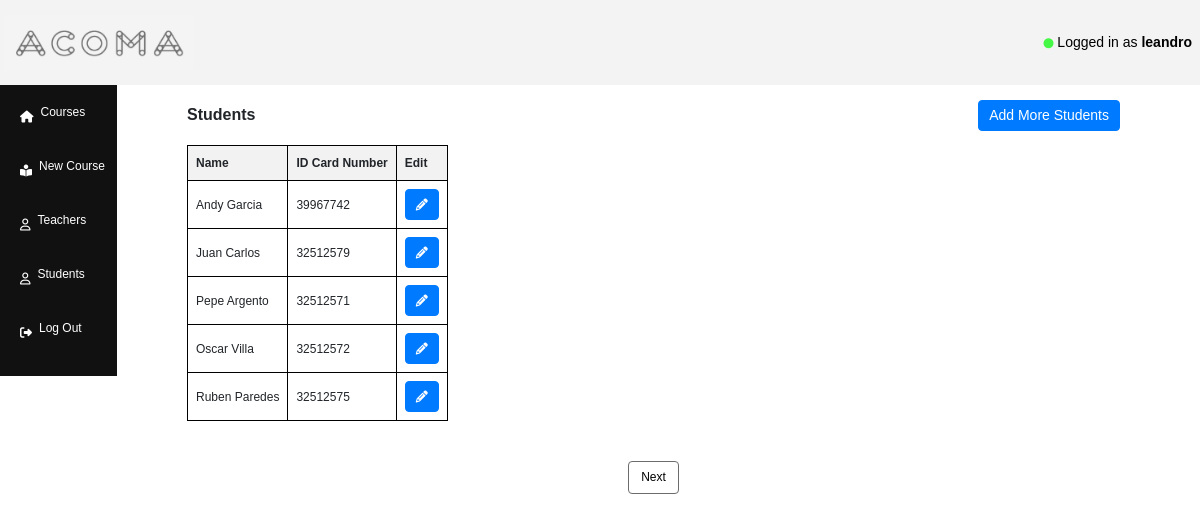
/students (signed in), run on the app's committed database.
### capstone/models.py (models this page shows)
class User(AbstractUser):
    pass

class Student(models.Model):
    nombre = models.CharField(max_length=255)
    documento = models.TextField(max_length=255)

### capstone/views.py (the view)
# urls.py: path("students", views.students, name="students"),
@login_required
def students(request):
    students = Student.objects.all().order_by('id')
    paginator = Paginator(students, 5)
    page_number = request.GET.get('page')
    students_per_page = paginator.get_page(page_number)
    return render(request, "capstone/students.html", {"students_per_page" : students_per_page})

### capstone/templates/capstone/students.html (shortened to what this page needs)
{% extends "capstone/layout.html" %}
{% block body %}
    <div>
        <br>
        <br>
        <div style="display: flex; align-items: center;justify-content: space-between;">
            <h4 id="students-title" style="padding-bottom: 8px;font-weight: bold;">Students</h4>
            <a id="add-students-button" class="btn btn-primary" href="{% url 'new_student' %}" role="button" style="margin-bottom: 14px;">Add More Students</a>
        </div>
        <table>
            <tr>
                <th>Name</th>
                <th>ID Card Number</th>
                {% if user.is_authenticated %}
                    <th>Edit</th>
                {% endif %}
            </tr>
            {% for student in students_per_page %}
                <tr>
                    <td class="nombre">{{ student.nombre }}</td>
                    <td class="documento">{{ student.documento }}</td>
                    {% if user.is_authenticated %}
                        <td class="td-acciones">
                            <button onclick="editStudentData(this)" class="btn btn-primary edit-button" data-estudiante-id="{{ student.id }}"><i class="fa-solid fa-pencil"></i></button>
                        </td>
                    {% endif %}
                </tr>
            {% endfor %}
        </table>
        <nav id="nav-del-students" style="padding-top: 40px;">
            <ul class="pagination d-flex justify-content-center">
                {% if students_per_page.has_next %}
                <li class="page-item">
                    <a class="page-link page-link-styles" href="?page={{students_per_page.next_page_number}}">Next</a>
                </li>
                {% endif %}
            </ul>
        </nav>
    </div>
{% endblock %}

### capstone/templates/capstone/layout.html (shortened to what this page needs)
{% load static %}
<!DOCTYPE html>
<html lang="en">
    <head>
        <link rel="stylesheet" href="https://cdn.jsdelivr.net/npm/bootstrap@4.6.2/dist/css/bootstrap.min.css">
        <link rel="stylesheet" href="https://cdnjs.cloudflare.com/ajax/libs/font-awesome/6.4.2/css/all.min.css" />
        <link href="{% static 'capstone/styles.css' %}" rel="stylesheet">
    </head>
    <body>
        <nav class="navbar nav-header">
            <a class="navbar-brand" href="{% url 'index' %}"><img id="logo" src="/static/images/Acoma_logo.png"></a>
            <div>
              <ul class="navbar-nav">
                {% if user.is_authenticated %}
                    <li class="nav-item">
                        <a class="nav-link logged-in"><i class="fa-solid fa-circle" id="online-user-icon"></i> Logged in as <strong>{{ user.username }}</strong></a>
                    </li>
                {% endif %}
              </ul>
            </div>
        </nav>
        <div class="body">
            <div class="sidebar">
                <ul>
                  <li class="i-sidebar"><a href="{% url 'index' %}"><i class="fa-solid fa-house"></i> Courses</a></li>
                  {% if user.is_authenticated %}
                  <li class="i-sidebar"><a href="{% url 'new_course' %}"><i class="fa-solid fa-book-open-reader"></i> New Course</a></li>
                  <li class="i-sidebar"><a href="{% url 'teachers' %}"><i class="fa-regular fa-user"></i> Teachers</a></li>
                  <li class="i-sidebar"><a href="{% url 'students' %}"><i class="fa-regular fa-user"></i> Students</a></li>
                  <li class="nav-item i-sidebar">
                    <a class="nav-link" href="{% url 'logout' %}"><i class="fa-solid fa-right-from-bracket"></i> Log Out</a>
                  </li>
                  {% endif %}
                </ul>
            </div>
            <div class="content">
                {% block body %}
                {% endblock %}
            </div>
        </div>
    </body>
</html>

### capstone/static/capstone/styles.css (style rules this page uses)
.nav-header { display: flex; justify-content: space-between; }
.navbar.nav-header { position: fixed; top: 0; left: 0; right: 0; }
body { margin: 0; font-family: Arial, sans-serif; }
.navbar { position: fixed; top: 0; left: 0; width: 100%; background-color: rgb(243, 243, 243); padding: 10px 0; z-index: 1000; }
table { border-collapse: collapse; }
th, td { border: 1px solid black; padding: 8px; text-align: left; }
th { background-color: #f2f2f2; }
#online-user-icon { color: rgb(69, 248, 69); font-size: 12px; }
.logged-in { color: black; margin-right: 8px; }
.page-link-styles { border: 1.2px solid rgb(109, 108, 108); color: black; margin-left: 2px; }
@media (max-width: 1200px) { th, td { font-size: 12px; } }
@media (max-width: 1200px) { td button i { font-size: 12px; } }
.edit-button { font-size: 14px; padding-top: 4px; padding-bottom: 4px; padding-left: 10px; padding-right: 10px; }
@media (max-width: 1200px) { .page-item a { font-size: 12px; } }
@media (max-width: 1200px) { h4 { font-size: 16px; } }
@media (max-width: 1200px) { #add-students-button, #add-teachers-button { font-size: 14px; padding-top: 4px; padding-bottom: 4px; padding-left: 10px; padding-right: 10px; } }
@media (max-width: 1200px) { #logo { max-width: 80%; margin-left: 4px; } }
@media (max-width: 1200px) { .logged-in { font-size: 14px; } }
@media (max-width: 1200px) { #online-user-icon { font-size: 10px; } }
@media (max-width: 1200px) { .sidebar ul li a { font-size: 12px; display: flex; } }
.i-sidebar a i { padding-right: 8px; padding-top: 12px; padding-bottom: 12px; }
.sidebar { width: auto; height: 100%; background-color: #111; padding-top: 10px; }
.sidebar ul { list-style-type: none; padding: 0; }
.sidebar li { padding: 15px 15px; text-align: left; }
.sidebar a { color: white; text-decoration: none; display: block; font-size: 20px; padding: 5px; }
.content { margin-left: 60px; margin-right: 60px; flex: 1; }
.body { display: flex; margin-top: 100px; }
@media (max-width: 1200px) { .body { margin-top: 80px; } }
@media (max-width: 1200px) { .content { padding-left: 70px; padding-right: 70px; margin-left: 0px; margin-right: 10px; padding-top: 20px; } }
@media (max-width: 1200px) { .i-sidebar a i { padding-right: 7px; padding-top: 8px; padding-bottom: 8px; } }
@media (max-width: 1200px) { .sidebar ul li { padding-right: 7px; padding-top: 8px; padding-bottom: 8px; } }

### data on the page
User: username "leandro"
Student: nombre "Andy Garcia", documento "39967742"
Student: nombre "Juan Carlos", documento "32512579"
Student: nombre "Pepe Argento", documento "32512571"
Student: nombre "Oscar Villa", documento "32512572"
Student: nombre "Ruben Paredes", documento "32512575"
